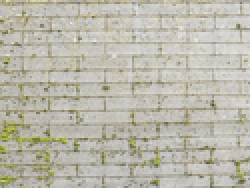
%> input picture Doctoral mission/image/26.bmp, 125 x 94 px (shown 2 times larger)
$ octave edge_detection.m   (GNU Octave 9; MATLAB toolbox functions it lacks are replaced by stand-ins)
%> lines starting %> are read from the running program, lines starting %| are printed output that depends on the picture; in (x1, y1, x2, y2) boxes, pixels count from 0 and x2, y2 are one past the last pixel; in counts of white or black regions, pixels touching at a corner belong together; the program's own positions count from 1
i = imread('26.bmp');
%> i is the input picture: size 94x125x3 uint8; mean R, G, B 187.2, 184.8, 171.3
i=rgb2gray(i);
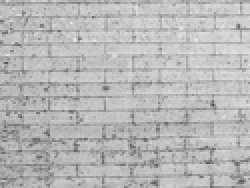
%> i: size 94x125 uint8 (shown 2 times larger); min 80, max 237, mean 184
A = fspecial('gaussian');
i = filter2(A, i) / 255;
%> i: size 94x125 double
figure;
imshow(i);
imwrite(i,'lena_0.jpg');

a = edge(i, 'prewitt');
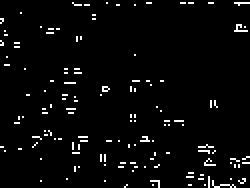
%> a: size 94x125 logical (shown 2 times larger); 3.3% white in thin lines or dots
figure;
imshow(a);
imwrite(a,'lena_1.jpg');

a = edge(i, 'sobel');
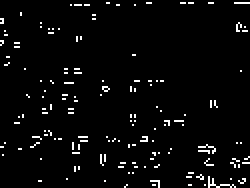
%> a: size 94x125 logical (shown 2 times larger); 3.4% white in thin lines or dots
figure;
imshow(a);
imwrite(a,'lena_2.jpg');

a = edge(i, 'log');
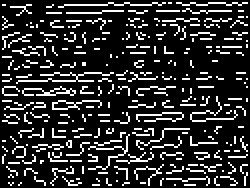
%> a: size 94x125 logical (shown 2 times larger); 17.7% white in thin lines or dots
figure;
imshow(a);
imwrite(a,'lena_3.jpg');

a = edge(i, 'canny');
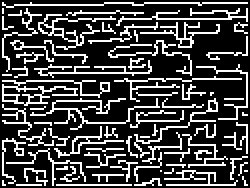
%> a: size 94x125 logical (shown 2 times larger); 25.4% white in thin lines or dots
figure;
imshow(a);
imwrite(a,'lena_4.jpg');

$ run again, with Doctoral mission/image/0.bmp copied over Doctoral mission/image/26.bmp
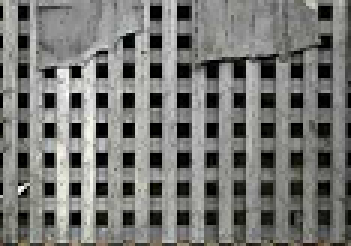
%> input picture Doctoral mission/image/0.bmp, 117 x 82 px (shown 3 times larger)
%> i is the input picture: size 82x117x3 uint8; mean R, G, B 118.7, 119.1, 115.8
%> `a = edge(i, 'prewitt');`:
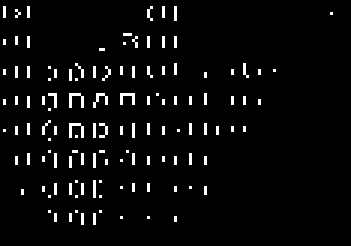
%> a: size 82x117 logical (shown 3 times larger); 4% white in thin lines or dots, all inside (x1, y1, x2, y2) = (1, 2, 111, 75)
%> `a = edge(i, 'canny');`:
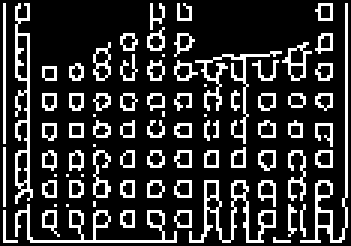
%> a: size 82x117 logical (shown 3 times larger); 20.4% white in thin lines or dots

$ run again, with Doctoral mission/image/1.bmp copied over Doctoral mission/image/26.bmp
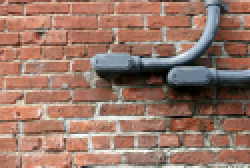
%> input picture Doctoral mission/image/1.bmp, 125 x 84 px (shown 2 times larger)
%> i is the input picture: size 84x125x3 uint8; mean R, G, B 152.6, 117.9, 103.7
%> `a = edge(i, 'prewitt');`:
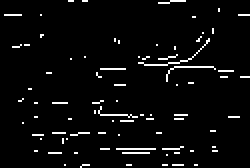
%> a: size 84x125 logical (shown 2 times larger); 3.9% white in thin lines or dots
%> `a = edge(i, 'canny');`:
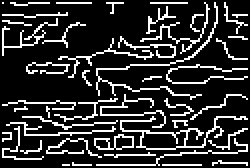
%> a: size 84x125 logical (shown 2 times larger); 18.3% white in thin lines or dots

$ run again, with Doctoral mission/image/10.bmp copied over Doctoral mission/image/26.bmp
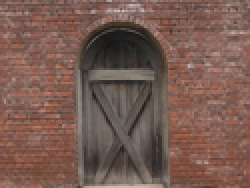
%> input picture Doctoral mission/image/10.bmp, 125 x 94 px (shown 2 times larger)
%> i is the input picture: size 94x125x3 uint8; mean R, G, B 119.7, 91, 81.5
%> `i=rgb2gray(i);`:
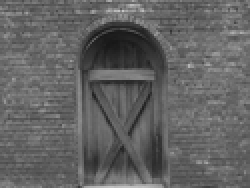
%> i: size 94x125 uint8 (shown 2 times larger); min 23, max 198, mean 98.5
%> `a = edge(i, 'canny');`:
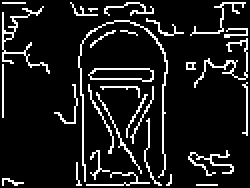
%> a: size 94x125 logical (shown 2 times larger); 10.8% white in thin lines or dots
